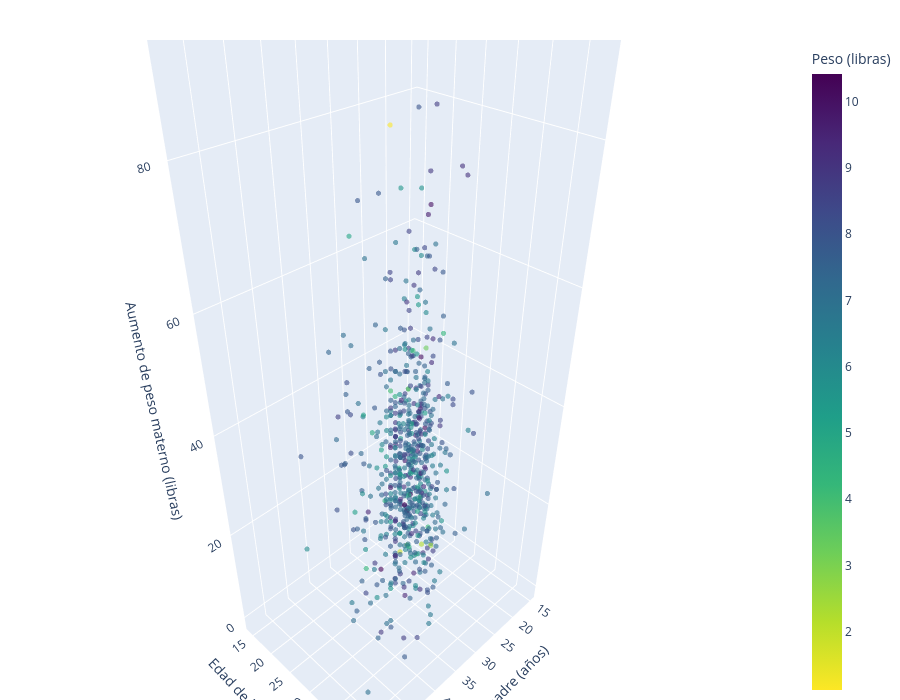

Notebook cell for this chart:
### Code cell
grafico_3d_color("fage", "mage", "gained")

### Figure 1 — Plotly figure (JSON) as saved in the notebook; plotly's stock layout.template omitted (floating-point values rounded to 4 significant figures; data arrays with more than 128 entries replaced by an {"elided": "..."} marker saying what was removed)
{"data": [{"hovertemplate": "fage=%{x}<br>mage=%{y}<br>gained=%{z}<br>weight=%{marker.color}<extra></extra>", "legendgroup": "", "marker": {"color": {"elided": "675 float values"}, "coloraxis": "coloraxis", "opacity": 0.6, "size": 3, "symbol": "circle"}, "mode": "markers", "name": "", "scene": "scene", "showlegend": false, "type": "scatter3d", "x": {"elided": "675 float values"}, "y": {"elided": "675 int values"}, "z": {"elided": "675 float values"}}], "layout": {"coloraxis": {"autocolorscale": false, "colorbar": {"title": {"text": "Peso (libras)"}}, "colorscale": [[0, "#fde725"], [0.1111, "#b5de2b"], [0.2222, "#6ece58"], [0.3333, "#35b779"], [0.4444, "#1f9e89"], [0.5556, "#26828e"], [0.6667, "#31688e"], [0.7778, "#3e4989"], [0.8889, "#482878"], [1, "#440154"]]}, "height": 700, "legend": {"tracegroupgap": 0}, "margin": {"b": 0, "l": 0, "r": 0, "t": 40}, "scene": {"domain": {"x": [0, 1], "y": [0, 1]}, "xaxis": {"title": {"text": "Edad del padre (años)"}}, "yaxis": {"title": {"text": "Edad de la madre (años)"}}, "zaxis": {"title": {"text": "Aumento de peso materno (libras)"}}}}}
